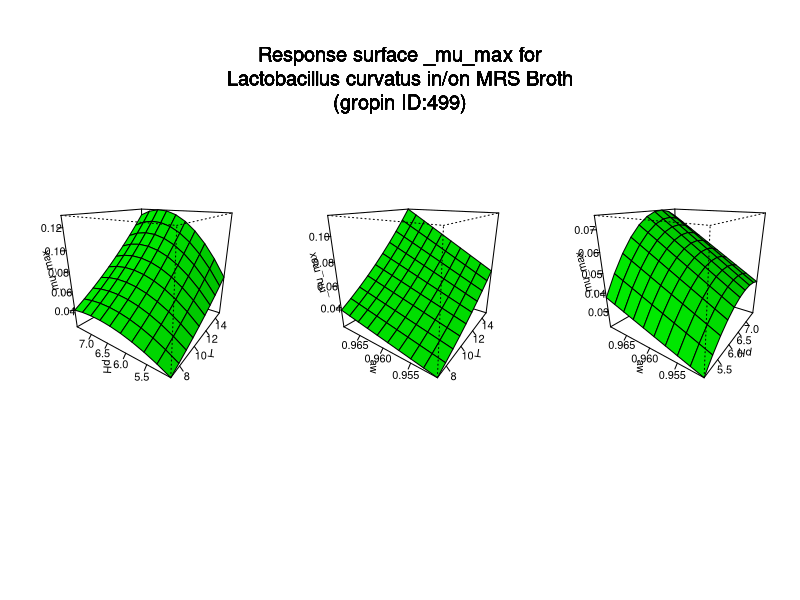

The R source for this figure:
#############################
# start of Parameter script
#############################
T <- seq(7.007,14.985014985015,length.out=10)
pH <- seq(5.005,7.49250749250749,length.out=10)
aw <- seq(0.95095,0.969030969030969,length.out=10)
#############################
# end of Parameter script
#############################
############################# 
# start of Model script Gropin ID 499 
#############################
 
# constant coefficients for this model
 
variables <- data.frame(T,pH,aw)
argumentsPar <- unique.data.frame(expand.grid(variables))
 
# heart of the model
response_surface <- function(T,pH,aw) {
   mumax <-(-2.34*(10^-3)*(aw-0.928)*(pH-4.24)*(pH-9.53)*((T+3.63)^2))

	return(mumax=mumax)
} 

# output parameters
responseSurface <- cbind(argumentsPar,response_surface(argumentsPar['T'],argumentsPar['pH'],argumentsPar['aw']))
colnames(responseSurface) <- c(colnames(argumentsPar),'mumax')
#############################
# End of Model script
#############################
############################# 
# start of Visualisation script Gropin ID 499 
#############################
titleText <-'Response surface _mu_max for
Lactobacillus curvatus in/on MRS Broth
(gropin ID:499)'
argPar1 <- unique.data.frame(expand.grid(T,pH))
argPar2 <- unique.data.frame(expand.grid(T,aw))
argPar3 <- unique.data.frame(expand.grid(pH,aw))
z1 <- matrix(unlist(response_surface(T = argPar1[1],pH = argPar1[2],aw = aw[1])),nrow=10)
z2 <- matrix(unlist(response_surface(T = argPar2[1],aw = argPar2[2],pH = pH[1])),nrow=10)
z3 <- matrix(unlist(response_surface(pH = argPar3[1],aw = argPar3[2],T = T[1])),nrow=10)
# adding precaution if response surface is zero
myZLim1 <- range(z1)
if(myZLim1[1] == myZLim1[2]) myZLim1[2] <- myZLim1[2]+1
myZLim2 <- range(z2)
if(myZLim2[1] == myZLim2[2]) myZLim2[2] <- myZLim2[2]+1
myZLim3 <- range(z3)
if(myZLim3[1] == myZLim3[2]) myZLim3[2] <- myZLim3[2]+1
if(length(T)>1 & length(pH)>1 & length(aw)>1) {
	par(mfrow = c(1,3))
	persp(T,pH,z1,col = 'green',xlab='T',ylab='pH',zlab='_mu_max',zlim=myZLim1,theta=305,phi=20,shade=0.25,ticktype = 'detailed')
	persp(T,aw,z2,col = 'green',xlab='T',ylab='aw',zlab='_mu_max',zlim=myZLim2,theta=305,phi=20,shade=0.25,ticktype = 'detailed')
	persp(pH,aw,z3,col = 'green',xlab='pH',ylab='aw',zlab='_mu_max',zlim=myZLim3,theta=305,phi=20,shade=0.25,ticktype = 'detailed')
	mtext(titleText,outer=T,  cex=1.2, line=-8.5, side=3)
} else {
		myPars <- unique.data.frame(expand.grid(T,pH,aw))
		myZ <-matrix(unlist(response_surface(myPars[,1],myPars[,2],myPars[,3])),nrow=10)
		myZLim <- range(myZ)
if(myZLim[1] == myZLim[2]) myZLim[2] <- myZLim[2]+1
	if(length(aw)==1) {
		persp(T,pH,myZ,col = 'green',xlab='T',ylab='pH',zlab='_mu_max',main=titleText,sub=paste('other variable: aw =',round(aw,digits = 2)),zlim=myZLim,theta=305,phi=20,shade=0.25,ticktype = 'detailed')
	}
	if(length(pH)==1) {
		persp(T,aw,myZ,col = 'green',xlab='T',ylab='aw',zlab='_mu_max',main=titleText,sub=paste('other variable: pH =',round(pH,digits = 2)),zlim=myZLim,theta=305,phi=20,shade=0.25,ticktype = 'detailed')
	}
	if(length(T)==1) {
		persp(pH,aw,myZ,col = 'green',xlab='pH',ylab='aw',zlab='_mu_max',main=titleText,sub=paste('other variable: T =',round(T,digits = 2)),zlim=myZLim,theta=305,phi=20,shade=0.25,ticktype = 'detailed')
	}
}
#############################
# End of Visualisation script
#############################
